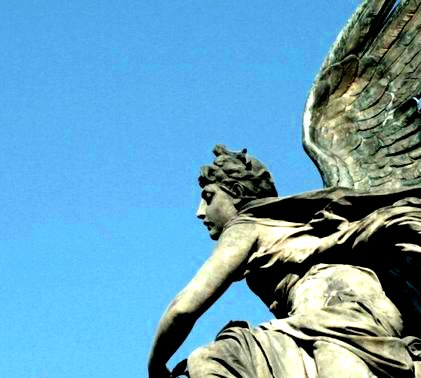
#> input picture images/statue_small.jpg, 421 x 378 px
$ python canny.py
#> lines starting #> are read from the running program, lines starting #| are printed output that depends on the picture; after the words box and inside, x2 and y2 are one past the last pixel; in counts of white or black regions, pixels touching at a corner belong together
import cv2
import numpy as np

img = cv2.imread("../images/statue_small.jpg", 1)
#> img is the input picture: shape (378, 421, 3); mean B, G, R 187.8, 159, 102
# cv2.imwrite("canny.jpg", cv2.Canny(img, 200, 300))
# cv2.imwrite("canny.jpg", cv2.Canny(img, 50, 150))
cv2.imshow("image",img)
img=cv2.Canny(img, 50, 150)
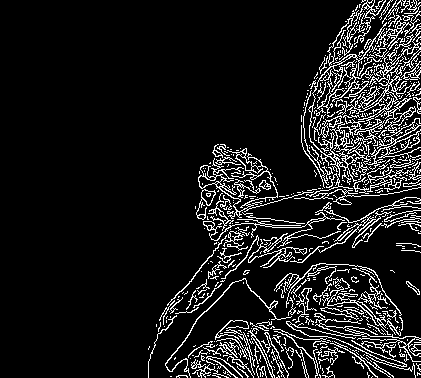
#> img: shape (378, 421); 10.5% white in thin lines or dots, all inside (x1, y1, x2, y2) = (148, 0, 421, 378)
cv2.imshow("canny",img)
# cv2.imshow("canny", cv2.imread("canny.jpg"))
cv2.waitKey()
cv2.destroyAllWindows()

$ run again, with images/aloeL.jpg copied over images/statue_small.jpg
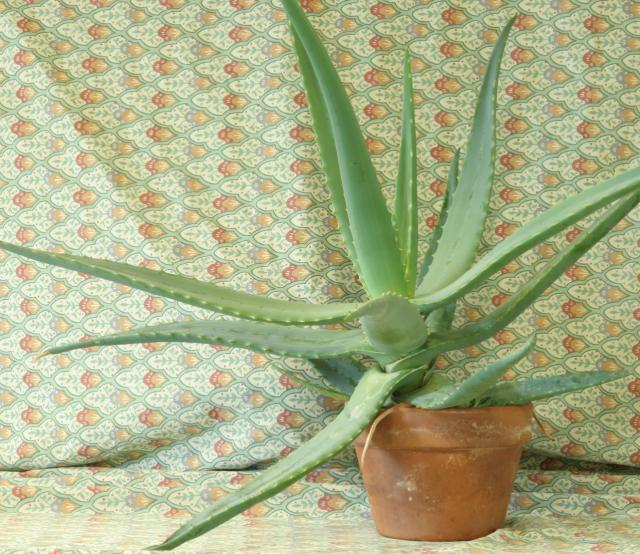
#> input picture images/aloeL.jpg, 640 x 554 px
#> img is the input picture: shape (554, 640, 3); mean B, G, R 136.2, 176.7, 170.7
#> `img=cv2.Canny(img, 50, 150)`:
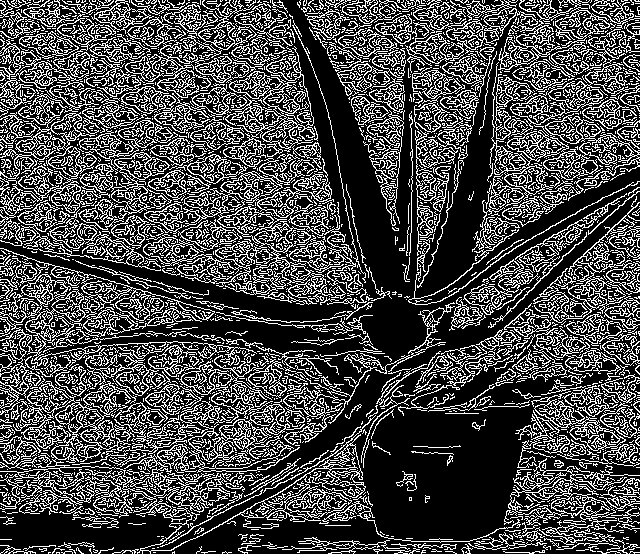
#> img: shape (554, 640); 28.5% white in thin lines or dots

$ run again, with images/aloeR.jpg copied over images/statue_small.jpg
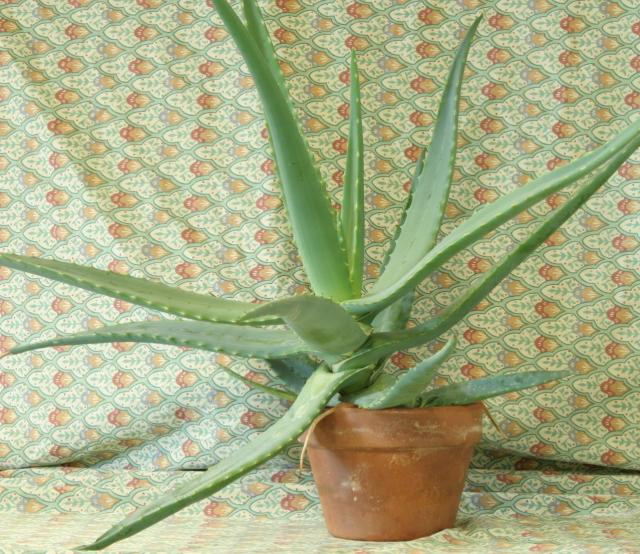
#> input picture images/aloeR.jpg, 640 x 554 px
#> img is the input picture: shape (554, 640, 3); mean B, G, R 133.7, 173.7, 167.5
#> `img=cv2.Canny(img, 50, 150)`:
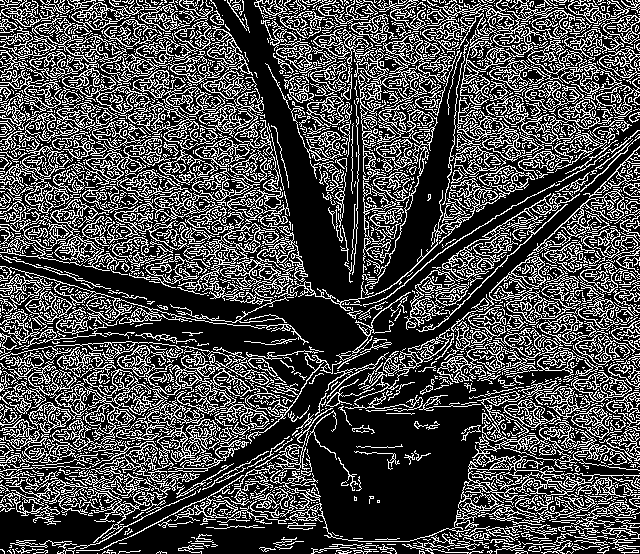
#> img: shape (554, 640); 28.8% white in thin lines or dots
